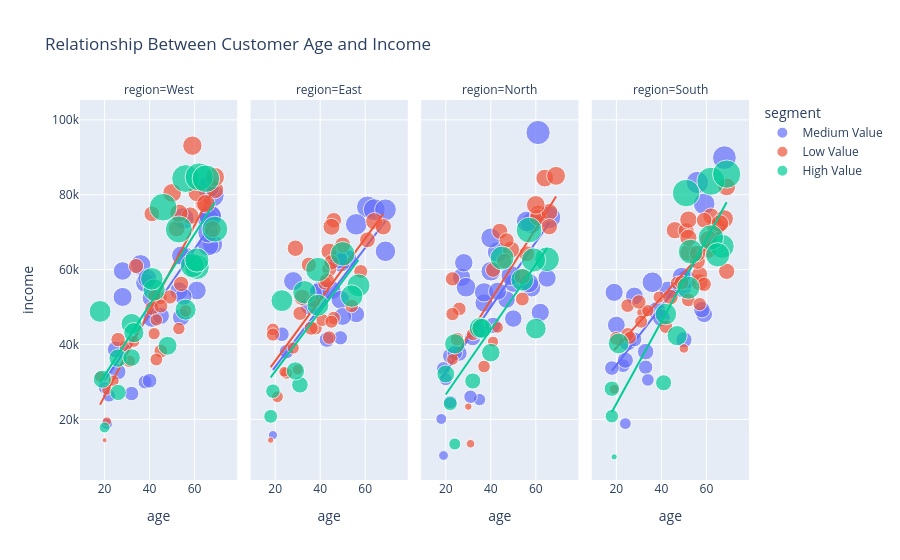

Notebook source saved alongside this figure:
### Code cell
import plotly.express as px

fig = px.scatter(
    data_frame=df, # data
    x="age", # x aesthetic
    y="income", # y aesthetic
    color="segment", # color aesthetic
    size="monthly_spend", # size aesthetic
    # facet_row ="region", # facet

    facet_col="region",
    trendline="ols", # statistical layer
    title="Relationship Between Customer Age and Income"
)

fig.show()

### Figure 1 — Plotly figure (JSON) as saved in the notebook; plotly's stock layout.template omitted (floating-point values rounded to 4 significant figures)
{"data": [{"hovertemplate": "segment=Medium Value<br>region=West<br>age=%{x}<br>income=%{y}<br>monthly_spend=%{marker.size}<extra></extra>", "legendgroup": "Medium Value", "marker": {"color": "#636efa", "size": [2411.0, 2778.0, 2195.0, 2320.0, 2030.0, 2967.0, 1269.0, 838.0, 3014.0, 1887.0, 2253.0, 1827.0, 1379.0, 2282.0, 1595.0, 2323.0, 1334.0, 2115.0, 3384.0, 2584.0, 2423.0, 2911.0, 3249.0, 1011.0, 2945.0, 2344.0, 2740.0, 1950.0, 1919.0, 3293.0, 1083.0], "sizemode": "area", "sizeref": 12.76, "symbol": "circle"}, "mode": "markers", "name": "Medium Value", "orientation": "v", "showlegend": true, "type": "scatter", "x": [56, 36, 28, 28, 41, 55, 38, 21, 67, 45, 61, 25, 40, 38, 26, 39, 32, 53, 68, 68, 41, 66, 66, 20, 66, 54, 66, 54, 55, 67, 22], "xaxis": "x", "y": [63350.0, 61230.0, 59640.0, 52710.0, 46960.0, 73640.0, 30000.0, 18850.0, 74560.0, 47650.0, 54430.0, 38670.0, 30330.0, 56460.0, 32700.0, 57670.0, 26900.0, 54310.0, 79810.0, 66770.0, 52470.0, 66520.0, 81980.0, 28450.0, 73680.0, 63740.0, 69890.0, 47320.0, 52760.0, 74120.0, 26370.0], "yaxis": "y"}, {"hovertemplate": "<b>OLS trendline</b><br>income = 876.822 * age + 12889.2<br>R<sup>2</sup>=0.667133<br><br>segment=Medium Value<br>region=West<br>age=%{x}<br>income=%{y} <b>(trend)</b><extra></extra>", "legendgroup": "Medium Value", "marker": {"color": "#636efa", "symbol": "circle"}, "mode": "lines", "name": "Medium Value", "showlegend": false, "type": "scatter", "x": [20, 21, 22, 25, 26, 28, 28, 32, 36, 38, 38, 39, 40, 41, 41, 45, 53, 54, 54, 55, 55, 56, 61, 66, 66, 66, 66, 67, 67, 68, 68], "xaxis": "x", "y": [30430.0, 31300.0, 32180.0, 34810.0, 35690.0, 37440.0, 37440.0, 40950.0, 44450.0, 46210.0, 46210.0, 47090.0, 47960.0, 48840.0, 48840.0, 52350.0, 59360.0, 60240.0, 60240.0, 61110.0, 61110.0, 61990.0, 66380.0, 70760.0, 70760.0, 70760.0, 70760.0, 71640.0, 71640.0, 72510.0, 72510.0], "yaxis": "y"}, {"hovertemplate": "segment=Medium Value<br>region=East<br>age=%{x}<br>income=%{y}<br>monthly_spend=%{marker.size}<extra></extra>", "legendgroup": "Medium Value", "marker": {"color": "#636efa", "size": [2688.0, 2233.0, 1972.0, 3068.0, 1554.0, 1336.0, 1373.0, 2001.0, 2406.0, 1833.0, 3077.0, 1300.0, 539.0, 2341.0, 2432.0, 2960.0, 2233.0, 2031.0, 2366.0, 3025.0, 2314.0], "sizemode": "area", "sizeref": 12.76, "symbol": "circle"}, "mode": "markers", "name": "Medium Value", "orientation": "v", "showlegend": false, "type": "scatter", "x": [69, 40, 39, 61, 43, 25, 23, 35, 52, 56, 64, 49, 19, 45, 49, 56, 49, 50, 28, 69, 48], "xaxis": "x2", "y": [64900.0, 54560.0, 54100.0, 76720.0, 41310.0, 38080.0, 42750.0, 50280.0, 62780.0, 48080.0, 76010.0, 41800.0, 15800.0, 54500.0, 61920.0, 72100.0, 51960.0, 47490.0, 56910.0, 75980.0, 62720.0], "yaxis": "y2"}, {"hovertemplate": "<b>OLS trendline</b><br>income = 795.438 * age + 18094.1<br>R<sup>2</sup>=0.595632<br><br>segment=Medium Value<br>region=East<br>age=%{x}<br>income=%{y} <b>(trend)</b><extra></extra>", "legendgroup": "Medium Value", "marker": {"color": "#636efa", "symbol": "circle"}, "mode": "lines", "name": "Medium Value", "showlegend": false, "type": "scatter", "x": [19, 23, 25, 28, 35, 39, 40, 43, 45, 48, 49, 49, 49, 50, 52, 56, 56, 61, 64, 69, 69], "xaxis": "x2", "y": [33210.0, 36390.0, 37980.0, 40370.0, 45930.0, 49120.0, 49910.0, 52300.0, 53890.0, 56280.0, 57070.0, 57070.0, 57070.0, 57870.0, 59460.0, 62640.0, 62640.0, 66620.0, 69000.0, 72980.0, 72980.0], "yaxis": "y2"}, {"hovertemplate": "segment=Medium Value<br>region=North<br>age=%{x}<br>income=%{y}<br>monthly_spend=%{marker.size}<extra></extra>", "legendgroup": "Medium Value", "marker": {"color": "#636efa", "size": [614.0, 3348.0, 971.0, 2133.0, 1243.0, 2172.0, 1165.0, 2297.0, 1658.0, 1604.0, 762.0, 3732.0, 1704.0, 2172.0, 1552.0, 2862.0, 2471.0, 2562.0, 2117.0, 1963.0, 2767.0, 1947.0, 2458.0, 2649.0, 1918.0, 1172.0, 1103.0, 2389.0, 1513.0, 2406.0, 2180.0, 2549.0, 2099.0, 2124.0], "sizemode": "area", "sizeref": 12.76, "symbol": "circle"}, "mode": "markers", "name": "Medium Value", "orientation": "v", "showlegend": false, "type": "scatter", "x": [19, 66, 35, 37, 19, 27, 31, 58, 32, 26, 18, 61, 41, 50, 22, 58, 29, 49, 62, 47, 56, 50, 40, 43, 34, 22, 20, 37, 24, 57, 28, 40, 43, 65], "xaxis": "x3", "y": [10360.0, 73960.0, 25300.0, 51100.0, 33580.0, 57930.0, 26040.0, 55210.0, 41810.0, 37650.0, 20110.0, 96610.0, 45110.0, 56380.0, 36960.0, 72440.0, 55300.0, 58410.0, 48590.0, 52010.0, 72840.0, 46920.0, 59570.0, 64670.0, 43690.0, 24630.0, 30750.0, 53930.0, 37760.0, 56410.0, 61830.0, 68460.0, 54220.0, 57740.0], "yaxis": "y3"}, {"hovertemplate": "<b>OLS trendline</b><br>income = 865.961 * age + 15374.1<br>R<sup>2</sup>=0.521832<br><br>segment=Medium Value<br>region=North<br>age=%{x}<br>income=%{y} <b>(trend)</b><extra></extra>", "legendgroup": "Medium Value", "marker": {"color": "#636efa", "symbol": "circle"}, "mode": "lines", "name": "Medium Value", "showlegend": false, "type": "scatter", "x": [18, 19, 19, 20, 22, 22, 24, 26, 27, 28, 29, 31, 32, 34, 35, 37, 37, 40, 40, 41, 43, 43, 47, 49, 50, 50, 56, 57, 58, 58, 61, 62, 65, 66], "xaxis": "x3", "y": [30960.0, 31830.0, 31830.0, 32690.0, 34430.0, 34430.0, 36160.0, 37890.0, 38760.0, 39620.0, 40490.0, 42220.0, 43080.0, 44820.0, 45680.0, 47410.0, 47410.0, 50010.0, 50010.0, 50880.0, 52610.0, 52610.0, 56070.0, 57810.0, 58670.0, 58670.0, 63870.0, 64730.0, 65600.0, 65600.0, 68200.0, 69060.0, 71660.0, 72530.0], "yaxis": "y3"}, {"hovertemplate": "segment=Medium Value<br>region=South<br>age=%{x}<br>income=%{y}<br>monthly_spend=%{marker.size}<extra></extra>", "legendgroup": "Medium Value", "marker": {"color": "#636efa", "size": [2113.0, 3001.0, 1318.0, 3621.0, 3188.0, 1791.0, 2152.0, 2056.0, 2040.0, 891.0, 1238.0, 2047.0, 1704.0, 1368.0, 1988.0, 1739.0, 1021.0, 2107.0, 2731.0, 2433.0, 2407.0, 1424.0, 1740.0, 2280.0, 1656.0], "sizemode": "area", "sizeref": 12.76, "symbol": "circle"}, "mode": "markers", "name": "Medium Value", "orientation": "v", "showlegend": false, "type": "scatter", "x": [38, 59, 33, 68, 56, 59, 43, 40, 20, 24, 23, 28, 50, 18, 25, 58, 34, 19, 36, 49, 51, 28, 33, 49, 24], "xaxis": "x4", "y": [49040.0, 77570.0, 33950.0, 89890.0, 83270.0, 48080.0, 54510.0, 47160.0, 45190.0, 18890.0, 34370.0, 52950.0, 41280.0, 33710.0, 40660.0, 49310.0, 30560.0, 53940.0, 56630.0, 55160.0, 57360.0, 41370.0, 38100.0, 58100.0, 35800.0], "yaxis": "y4"}, {"hovertemplate": "<b>OLS trendline</b><br>income = 780.731 * age + 18937.5<br>R<sup>2</sup>=0.497187<br><br>segment=Medium Value<br>region=South<br>age=%{x}<br>income=%{y} <b>(trend)</b><extra></extra>", "legendgroup": "Medium Value", "marker": {"color": "#636efa", "symbol": "circle"}, "mode": "lines", "name": "Medium Value", "showlegend": false, "type": "scatter", "x": [18, 19, 20, 23, 24, 24, 25, 28, 28, 33, 33, 34, 36, 38, 40, 43, 49, 49, 50, 51, 56, 58, 59, 59, 68], "xaxis": "x4", "y": [32990.0, 33770.0, 34550.0, 36890.0, 37680.0, 37680.0, 38460.0, 40800.0, 40800.0, 44700.0, 44700.0, 45480.0, 47040.0, 48610.0, 50170.0, 52510.0, 57190.0, 57190.0, 57970.0, 58750.0, 62660.0, 64220.0, 65000.0, 65000.0, 72030.0], "yaxis": "y4"}, {"hovertemplate": "segment=Low Value<br>region=West<br>age=%{x}<br>income=%{y}<br>monthly_spend=%{marker.size}<extra></extra>", "legendgroup": "Low Value", "marker": {"color": "#EF553B", "size": [1289.0, 825.0, 1082.0, 2012.0, 1871.0, 1095.0, 1013.0, 828.0, 669.0, 978.0, 1902.0, 989.0, 951.0, 1589.0, 1471.0, 1859.0, 1233.0, 1515.0, 1041.0, 2364.0, 541.0, 1025.0, 1307.0, 2393.0, 1254.0, 1989.0, 1329.0, 1979.0, 910.0, 2147.0, 163.0, 2244.0, 2209.0, 793.0], "sizemode": "area", "sizeref": 12.76, "symbol": "circle"}, "mode": "markers", "name": "Low Value", "orientation": "v", "showlegend": true, "type": "scatter", "x": [41, 29, 45, 69, 68, 42, 31, 24, 21, 53, 64, 43, 42, 41, 34, 52, 45, 54, 43, 69, 21, 56, 49, 59, 45, 58, 26, 61, 33, 53, 20, 50, 65, 18], "xaxis": "x", "y": [49640.0, 39560.0, 52390.0, 81290.0, 70820.0, 53000.0, 35520.0, 30320.0, 27840.0, 44260.0, 77680.0, 46580.0, 42910.0, 74910.0, 60960.0, 71020.0, 38240.0, 56200.0, 35990.0, 84720.0, 19450.0, 48970.0, 52700.0, 93110.0, 50260.0, 74400.0, 41300.0, 80480.0, 40820.0, 75060.0, 14450.0, 80480.0, 77600.0, 31460.0], "yaxis": "y"}, {"hovertemplate": "<b>OLS trendline</b><br>income = 1140.42 * age + 3423.77<br>R<sup>2</sup>=0.704965<br><br>segment=Low Value<br>region=West<br>age=%{x}<br>income=%{y} <b>(trend)</b><extra></extra>", "legendgroup": "Low Value", "marker": {"color": "#EF553B", "symbol": "circle"}, "mode": "lines", "name": "Low Value", "showlegend": false, "type": "scatter", "x": [18, 20, 21, 21, 24, 26, 29, 31, 33, 34, 41, 41, 42, 42, 43, 43, 45, 45, 45, 49, 50, 52, 53, 53, 54, 56, 58, 59, 61, 64, 65, 68, 69, 69], "xaxis": "x", "y": [23950.0, 26230.0, 27370.0, 27370.0, 30790.0, 33070.0, 36500.0, 38780.0, 41060.0, 42200.0, 50180.0, 50180.0, 51320.0, 51320.0, 52460.0, 52460.0, 54740.0, 54740.0, 54740.0, 59300.0, 60440.0, 62730.0, 63870.0, 63870.0, 65010.0, 67290.0, 69570.0, 70710.0, 72990.0, 76410.0, 77550.0, 80970.0, 82110.0, 82110.0], "yaxis": "y"}, {"hovertemplate": "segment=Low Value<br>region=East<br>age=%{x}<br>income=%{y}<br>monthly_spend=%{marker.size}<extra></extra>", "legendgroup": "Low Value", "marker": {"color": "#EF553B", "size": [1147.0, 927.0, 1098.0, 1635.0, 1231.0, 1029.0, 1909.0, 1278.0, 1565.0, 970.0, 1737.0, 730.0, 1079.0, 1171.0, 253.0, 1461.0, 1692.0, 760.0, 1171.0, 1856.0, 1095.0, 1607.0, 1299.0, 1720.0, 1535.0, 1119.0, 898.0, 1469.0, 1270.0, 1245.0, 1510.0, 1737.0], "sizemode": "area", "sizeref": 12.76, "symbol": "circle"}, "mode": "markers", "name": "Low Value", "orientation": "v", "showlegend": false, "type": "scatter", "x": [46, 25, 38, 50, 42, 19, 64, 31, 46, 28, 68, 24, 41, 44, 18, 44, 32, 30, 54, 45, 45, 61, 37, 44, 45, 19, 21, 43, 36, 58, 35, 29], "xaxis": "x2", "y": [47070.0, 32340.0, 44320.0, 66580.0, 56370.0, 44030.0, 72930.0, 48310.0, 73170.0, 39070.0, 71450.0, 32710.0, 46560.0, 41850.0, 14470.0, 60160.0, 52590.0, 33290.0, 50300.0, 71430.0, 46090.0, 67950.0, 51590.0, 64900.0, 61950.0, 42660.0, 26060.0, 57100.0, 44360.0, 59500.0, 61300.0, 65710.0], "yaxis": "y2"}, {"hovertemplate": "<b>OLS trendline</b><br>income = 818.431 * age + 19228.4<br>R<sup>2</sup>=0.543693<br><br>segment=Low Value<br>region=East<br>age=%{x}<br>income=%{y} <b>(trend)</b><extra></extra>", "legendgroup": "Low Value", "marker": {"color": "#EF553B", "symbol": "circle"}, "mode": "lines", "name": "Low Value", "showlegend": false, "type": "scatter", "x": [18, 19, 19, 21, 24, 25, 28, 29, 30, 31, 32, 35, 36, 37, 38, 41, 42, 43, 44, 44, 44, 45, 45, 45, 46, 46, 50, 54, 58, 61, 64, 68], "xaxis": "x2", "y": [33960.0, 34780.0, 34780.0, 36420.0, 38870.0, 39690.0, 42140.0, 42960.0, 43780.0, 44600.0, 45420.0, 47870.0, 48690.0, 49510.0, 50330.0, 52780.0, 53600.0, 54420.0, 55240.0, 55240.0, 55240.0, 56060.0, 56060.0, 56060.0, 56880.0, 56880.0, 60150.0, 63420.0, 66700.0, 69150.0, 71610.0, 74880.0], "yaxis": "y2"}, {"hovertemplate": "segment=Low Value<br>region=North<br>age=%{x}<br>income=%{y}<br>monthly_spend=%{marker.size}<extra></extra>", "legendgroup": "Low Value", "marker": {"color": "#EF553B", "size": [1810.0, 1658.0, 1236.0, 1200.0, 2036.0, 1867.0, 1074.0, 1458.0, 1202.0, 467.0, 1658.0, 866.0, 1846.0, 2227.0, 355.0, 1656.0, 1869.0, 2284.0, 1716.0, 1148.0, 787.0, 1331.0, 884.0, 1529.0, 1010.0, 1468.0], "sizemode": "area", "sizeref": 12.76, "symbol": "circle"}, "mode": "markers", "name": "Low Value", "orientation": "v", "showlegend": false, "type": "scatter", "x": [61, 44, 54, 26, 64, 61, 32, 41, 25, 31, 56, 43, 66, 60, 30, 54, 49, 69, 66, 23, 41, 23, 23, 46, 37, 47], "xaxis": "x3", "y": [75010.0, 70230.0, 52140.0, 49520.0, 84450.0, 73930.0, 42750.0, 59950.0, 41420.0, 13500.0, 64210.0, 44570.0, 75390.0, 77290.0, 23420.0, 58140.0, 65350.0, 85040.0, 71490.0, 48140.0, 40750.0, 57530.0, 36020.0, 62340.0, 34130.0, 67810.0], "yaxis": "y3"}, {"hovertemplate": "<b>OLS trendline</b><br>income = 954.139 * age + 13703.2<br>R<sup>2</sup>=0.612550<br><br>segment=Low Value<br>region=North<br>age=%{x}<br>income=%{y} <b>(trend)</b><extra></extra>", "legendgroup": "Low Value", "marker": {"color": "#EF553B", "symbol": "circle"}, "mode": "lines", "name": "Low Value", "showlegend": false, "type": "scatter", "x": [23, 23, 23, 25, 26, 30, 31, 32, 37, 41, 41, 43, 44, 46, 47, 49, 54, 54, 56, 60, 61, 61, 64, 66, 66, 69], "xaxis": "x3", "y": [35650.0, 35650.0, 35650.0, 37560.0, 38510.0, 42330.0, 43280.0, 44240.0, 49010.0, 52820.0, 52820.0, 54730.0, 55690.0, 57590.0, 58550.0, 60460.0, 65230.0, 65230.0, 67130.0, 70950.0, 71910.0, 71910.0, 74770.0, 76680.0, 76680.0, 79540.0], "yaxis": "y3"}, {"hovertemplate": "segment=Low Value<br>region=South<br>age=%{x}<br>income=%{y}<br>monthly_spend=%{marker.size}<extra></extra>", "legendgroup": "Low Value", "marker": {"color": "#EF553B", "size": [961.0, 1115.0, 2050.0, 1988.0, 972.0, 1891.0, 1718.0, 1919.0, 1201.0, 1233.0, 1666.0, 1663.0, 1223.0, 1944.0, 1101.0, 1121.0, 1339.0, 2084.0, 1633.0, 1174.0, 1333.0, 1453.0, 1572.0, 1696.0, 1230.0, 1692.0, 2090.0, 1402.0, 2033.0, 582.0, 1154.0, 1183.0, 1584.0, 1893.0, 1971.0, 624.0], "sizemode": "area", "sizeref": 12.76, "symbol": "circle"}, "mode": "markers", "name": "Low Value", "orientation": "v", "showlegend": false, "type": "scatter", "x": [39, 32, 64, 52, 34, 57, 62, 46, 25, 25, 51, 57, 52, 52, 31, 26, 59, 68, 56, 47, 30, 61, 44, 69, 20, 56, 61, 49, 69, 50, 57, 42, 59, 52, 66, 19], "xaxis": "x4", "y": [52660.0, 48590.0, 71560.0, 64520.0, 49060.0, 56640.0, 74290.0, 70520.0, 50390.0, 42680.0, 70400.0, 58720.0, 51900.0, 73360.0, 46100.0, 41820.0, 56080.0, 73580.0, 62230.0, 56440.0, 51360.0, 65010.0, 52660.0, 59540.0, 41630.0, 64330.0, 68060.0, 56570.0, 82090.0, 38950.0, 50770.0, 44760.0, 73200.0, 68500.0, 72320.0, 28050.0], "yaxis": "y4"}, {"hovertemplate": "<b>OLS trendline</b><br>income = 666.777 * age + 25828<br>R<sup>2</sup>=0.615136<br><br>segment=Low Value<br>region=South<br>age=%{x}<br>income=%{y} <b>(trend)</b><extra></extra>", "legendgroup": "Low Value", "marker": {"color": "#EF553B", "symbol": "circle"}, "mode": "lines", "name": "Low Value", "showlegend": false, "type": "scatter", "x": [19, 20, 25, 25, 26, 30, 31, 32, 34, 39, 42, 44, 46, 47, 49, 50, 51, 52, 52, 52, 52, 56, 56, 57, 57, 57, 59, 59, 61, 61, 62, 64, 66, 68, 69, 69], "xaxis": "x4", "y": [38500.0, 39160.0, 42500.0, 42500.0, 43160.0, 45830.0, 46500.0, 47160.0, 48500.0, 51830.0, 53830.0, 55170.0, 56500.0, 57170.0, 58500.0, 59170.0, 59830.0, 60500.0, 60500.0, 60500.0, 60500.0, 63170.0, 63170.0, 63830.0, 63830.0, 63830.0, 65170.0, 65170.0, 66500.0, 66500.0, 67170.0, 68500.0, 69840.0, 71170.0, 71840.0, 71840.0], "yaxis": "y4"}, {"hovertemplate": "segment=High Value<br>region=West<br>age=%{x}<br>income=%{y}<br>monthly_spend=%{marker.size}<extra></extra>", "legendgroup": "High Value", "marker": {"color": "#00cc96", "size": [4960.0, 4655.0, 759.0, 3947.0, 2101.0, 2161.0, 2285.0, 5029.0, 3163.0, 3738.0, 3746.0, 1974.0, 4894.0, 3271.0, 2828.0, 3046.0, 4850.0, 1689.0, 2844.0, 2616.0, 4275.0], "sizemode": "area", "sizeref": 12.76, "symbol": "circle"}, "mode": "markers", "name": "High Value", "orientation": "v", "showlegend": true, "type": "scatter", "x": [56, 53, 20, 61, 19, 26, 48, 62, 42, 59, 61, 32, 46, 41, 32, 18, 65, 26, 56, 33, 69], "xaxis": "x", "y": [84330.0, 70720.0, 17850.0, 60680.0, 30740.0, 36380.0, 39670.0, 84760.0, 54580.0, 61080.0, 62560.0, 36530.0, 76660.0, 57550.0, 45500.0, 48840.0, 84290.0, 27200.0, 49310.0, 43160.0, 70820.0], "yaxis": "y"}, {"hovertemplate": "<b>OLS trendline</b><br>income = 944.659 * age + 12828.6<br>R<sup>2</sup>=0.643954<br><br>segment=High Value<br>region=West<br>age=%{x}<br>income=%{y} <b>(trend)</b><extra></extra>", "legendgroup": "High Value", "marker": {"color": "#00cc96", "symbol": "circle"}, "mode": "lines", "name": "High Value", "showlegend": false, "type": "scatter", "x": [18, 19, 20, 26, 26, 32, 32, 33, 41, 42, 46, 48, 53, 56, 56, 59, 61, 61, 62, 65, 69], "xaxis": "x", "y": [29830.0, 30780.0, 31720.0, 37390.0, 37390.0, 43060.0, 43060.0, 44000.0, 51560.0, 52500.0, 56280.0, 58170.0, 62900.0, 65730.0, 65730.0, 68560.0, 70450.0, 70450.0, 71400.0, 74230.0, 78010.0], "yaxis": "y"}, {"hovertemplate": "segment=High Value<br>region=East<br>age=%{x}<br>income=%{y}<br>monthly_spend=%{marker.size}<extra></extra>", "legendgroup": "High Value", "marker": {"color": "#00cc96", "size": [1762.0, 3368.0, 3497.0, 1227.0, 3828.0, 3241.0, 3069.0, 3053.0, 2133.0, 1353.0, 3849.0], "sizemode": "area", "sizeref": 12.76, "symbol": "circle"}, "mode": "markers", "name": "High Value", "orientation": "v", "showlegend": false, "type": "scatter", "x": [31, 57, 33, 18, 50, 54, 39, 23, 29, 19, 39], "xaxis": "x2", "y": [29240.0, 55800.0, 53950.0, 20830.0, 64220.0, 52940.0, 50500.0, 51720.0, 32950.0, 27540.0, 60010.0], "yaxis": "y2"}, {"hovertemplate": "<b>OLS trendline</b><br>income = 804.824 * age + 16746.6<br>R<sup>2</sup>=0.539874<br><br>segment=High Value<br>region=East<br>age=%{x}<br>income=%{y} <b>(trend)</b><extra></extra>", "legendgroup": "High Value", "marker": {"color": "#00cc96", "symbol": "circle"}, "mode": "lines", "name": "High Value", "showlegend": false, "type": "scatter", "x": [18, 19, 23, 29, 31, 33, 39, 39, 50, 54, 57], "xaxis": "x2", "y": [31230.0, 32040.0, 35260.0, 40090.0, 41700.0, 43310.0, 48130.0, 48130.0, 56990.0, 60210.0, 62620.0], "yaxis": "y2"}, {"hovertemplate": "segment=High Value<br>region=North<br>age=%{x}<br>income=%{y}<br>monthly_spend=%{marker.size}<extra></extra>", "legendgroup": "High Value", "marker": {"color": "#00cc96", "size": [1671.0, 2753.0, 4246.0, 2046.0, 2652.0, 3903.0, 2748.0, 935.0, 1278.0, 2200.0, 3751.0, 2557.0, 3653.0, 3303.0], "sizemode": "area", "sizeref": 12.76, "symbol": "circle"}, "mode": "markers", "name": "High Value", "orientation": "v", "showlegend": false, "type": "scatter", "x": [32, 60, 57, 20, 24, 65, 35, 24, 22, 40, 59, 36, 45, 54], "xaxis": "x3", "y": [30270.0, 44230.0, 70560.0, 32130.0, 40170.0, 62780.0, 44430.0, 13440.0, 24220.0, 37820.0, 62580.0, 44320.0, 63110.0, 57280.0], "yaxis": "y3"}, {"hovertemplate": "<b>OLS trendline</b><br>income = 868.196 * age + 9276.25<br>R<sup>2</sup>=0.667103<br><br>segment=High Value<br>region=North<br>age=%{x}<br>income=%{y} <b>(trend)</b><extra></extra>", "legendgroup": "High Value", "marker": {"color": "#00cc96", "symbol": "circle"}, "mode": "lines", "name": "High Value", "showlegend": false, "type": "scatter", "x": [20, 22, 24, 24, 32, 35, 36, 40, 45, 54, 57, 59, 60, 65], "xaxis": "x3", "y": [26640.0, 28380.0, 30110.0, 30110.0, 37060.0, 39660.0, 40530.0, 44000.0, 48350.0, 56160.0, 58760.0, 60500.0, 61370.0, 65710.0], "yaxis": "y3"}, {"hovertemplate": "segment=High Value<br>region=South<br>age=%{x}<br>income=%{y}<br>monthly_spend=%{marker.size}<extra></extra>", "legendgroup": "High Value", "marker": {"color": "#00cc96", "size": [1658.0, 2614.0, 3915.0, 3698.0, 2752.0, 4861.0, 4149.0, 3770.0, 3412.0, 1525.0, 5041.0, 2983.0, 5102.0, 251.0, 1162.0], "sizemode": "area", "sizeref": 12.76, "symbol": "circle"}, "mode": "markers", "name": "High Value", "orientation": "v", "showlegend": false, "type": "scatter", "x": [41, 47, 53, 67, 21, 51, 62, 65, 52, 18, 62, 42, 69, 19, 18], "xaxis": "x4", "y": [29770.0, 42360.0, 64800.0, 66210.0, 40270.0, 80440.0, 68570.0, 63950.0, 55180.0, 28200.0, 83620.0, 48130.0, 85500.0, 10000.0, 20850.0], "yaxis": "y4"}, {"hovertemplate": "<b>OLS trendline</b><br>income = 1098.8 * age + 2199.27<br>R<sup>2</sup>=0.764947<br><br>segment=High Value<br>region=South<br>age=%{x}<br>income=%{y} <b>(trend)</b><extra></extra>", "legendgroup": "High Value", "marker": {"color": "#00cc96", "symbol": "circle"}, "mode": "lines", "name": "High Value", "showlegend": false, "type": "scatter", "x": [18, 18, 19, 21, 41, 42, 47, 51, 52, 53, 62, 62, 65, 67, 69], "xaxis": "x4", "y": [21980.0, 21980.0, 23080.0, 25270.0, 47250.0, 48350.0, 53840.0, 58240.0, 59340.0, 60440.0, 70320.0, 70320.0, 73620.0, 75820.0, 78020.0], "yaxis": "y4"}], "layout": {"annotations": [{"font": {}, "showarrow": false, "text": "region=West", "x": 0.1175, "xanchor": "center", "xref": "paper", "y": 1, "yanchor": "bottom", "yref": "paper"}, {"font": {}, "showarrow": false, "text": "region=East", "x": 0.3725, "xanchor": "center", "xref": "paper", "y": 1, "yanchor": "bottom", "yref": "paper"}, {"font": {}, "showarrow": false, "text": "region=North", "x": 0.6275, "xanchor": "center", "xref": "paper", "y": 1, "yanchor": "bottom", "yref": "paper"}, {"font": {}, "showarrow": false, "text": "region=South", "x": 0.8825, "xanchor": "center", "xref": "paper", "y": 1, "yanchor": "bottom", "yref": "paper"}], "legend": {"itemsizing": "constant", "title": {"text": "segment"}, "tracegroupgap": 0}, "title": {"text": "Relationship Between Customer Age and Income"}, "xaxis": {"anchor": "y", "domain": [0, 0.235], "title": {"text": "age"}}, "xaxis2": {"anchor": "y2", "domain": [0.255, 0.49], "matches": "x", "title": {"text": "age"}}, "xaxis3": {"anchor": "y3", "domain": [0.51, 0.745], "matches": "x", "title": {"text": "age"}}, "xaxis4": {"anchor": "y4", "domain": [0.765, 1.0], "matches": "x", "title": {"text": "age"}}, "yaxis": {"anchor": "x", "domain": [0, 1], "title": {"text": "income"}}, "yaxis2": {"anchor": "x2", "domain": [0, 1], "matches": "y", "showticklabels": false}, "yaxis3": {"anchor": "x3", "domain": [0, 1], "matches": "y", "showticklabels": false}, "yaxis4": {"anchor": "x4", "domain": [0, 1], "matches": "y", "showticklabels": false}}}
